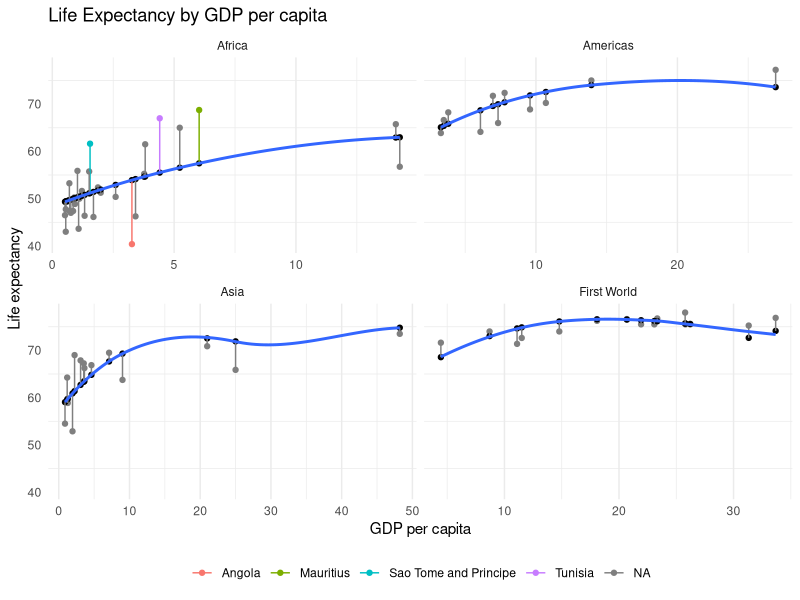
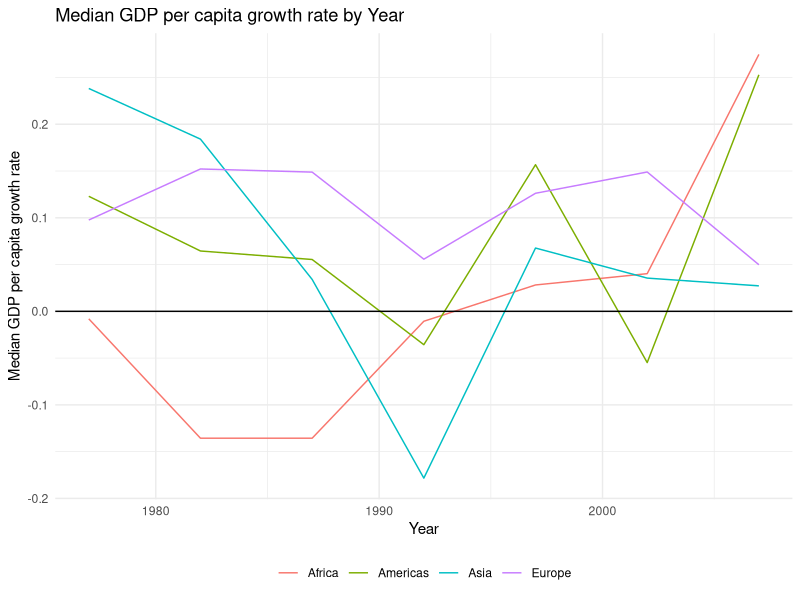
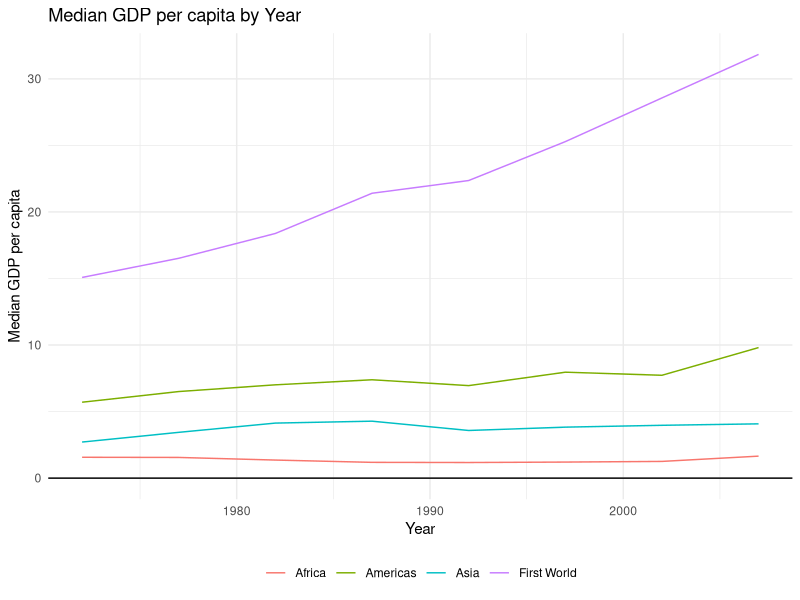

Source code (R) for these figures, in order:
## ---- chunk 1
libraries <- c("dplyr","tidyr","ggplot2","stringr","reshape2","gridExtra","knitr","stargazer")
lapply(libraries,require,character.only = TRUE)
## ---- chunk 2
read.csv("4_Flash_Proj_1_Data.csv") %>% tbl_df %>%
  mutate(country = str_replace_all(country,"[.,]",""),
         country = as.factor(country),
         gdpPercap = gdpPercap/1000,
         popMill = popThous/1000) %>%
  mutate(first_world = ifelse(continent == "Europe" | 
                                continent == "Oceania" | 
                                country == "United States", 1, 0),
         continent_world = ifelse(first_world == 1, 
                                  "First World", 
                                  as.character(continent))) %>%
  select(-popThous) -> flash
## ---- chunk 3
flash %>%
  group_by(country,continent) %>%
  summarise_at(vars(lifeExp:popMill),mean) %>%
  lm(lifeExp ~ poly(gdpPercap,3) + continent,.) -> mod
## ---- chunk 4
flash %>%
  select(continent_world,country,lifeExp,gdpPercap,popMill) %>%
  group_by(country,continent_world) %>%
  summarise_if(is.numeric,mean) %>%
  ungroup %>%
  mutate(predicted = predict(mod),
         difference = lifeExp-predicted,
         label = ifelse(abs(difference) > 9,as.character(country),NA)) -> flashForPlot
## ---- chunk 5
flashForPlot %>%
  filter(country != "Australia") %>%
  ggplot() + 
    geom_point(aes(gdpPercap, lifeExp,color=label)) + 
    geom_point(aes(gdpPercap, predicted)) +
    geom_segment(aes(x = gdpPercap, y = lifeExp,
                     xend = gdpPercap, yend = predicted,
                     color = label)) +
    geom_smooth(aes(gdpPercap, predicted),se = FALSE) +
    facet_wrap( ~ continent_world, scales = "free_x") +
    theme_minimal() + 
    theme(legend.position = "bottom",
          legend.title = element_blank(),
          panel.grid.major.y = element_blank()) +
    xlab("GDP per capita") + 
    ylab("Life expectancy") + 
    ggtitle("Life Expectancy by GDP per capita")
## ---- chunk 6
statNames <- names(select(flash,lifeExp:popMill))
## ---- chunk 7
continentList <- lapply(statNames,function(x){
  flash %>%
    spread_("continent",x) %>%
    group_by(year) %>%
    summarise_at(vars(Africa:Oceania),function(col) median(col,na.rm=T)) %>%
    select(-year) %>% #must remove year because we do not need its growth rate
    as.matrix %>% #growth rate transformation only possible as matrix
    log %>% diff %>% #calculate growth rates as the difference of the log values
    tbl_df %>% #mutate() only possible with tibble (or data frame)
    mutate(year = seq(1977,2007,5)) %>%
    melt("year",1:5,variable.name="continent",value.name=paste(x)) %>%
    tbl_df -> flash2
  if(which(statNames == x) == 1){flash2}#if in first loop, lapply returns three columns
  else{select_(flash2,x)}#if not in first loop, lapply returns newly calculated column
})
## ---- chunk 8
for(i in 2:4) continentList[[1]] <- bind_cols(continentList[[1]],continentList[i])
continentGrowthRates <- continentList[[1]]
## ---- chunk 9
continentGrowthRates %>%
  filter(continent != "Oceania") %>%
  ggplot(aes(year,gdpPercap,color=continent)) +
    geom_line() +
    geom_hline(yintercept = 0) +
    theme_minimal() + 
    xlab("Year") + 
    ylab("Median GDP per capita growth rate") + 
    ggtitle("Median GDP per capita growth rate by Year") +
    theme(legend.position = "bottom",
          legend.title = element_blank())
## ---- chunk 10
flash %>%
  group_by(continent_world,year) %>%
  summarise(median_gdpPerCap = median(gdpPercap)) %>%
  ggplot(aes(year,median_gdpPerCap,color=continent_world)) +
    geom_line() +
    geom_hline(yintercept = 0) +
    theme_minimal() + 
    xlab("Year") + ylab("Median GDP per capita") + ggtitle("Median GDP per capita by Year") +
    theme(legend.position = "bottom",
          legend.title = element_blank())
